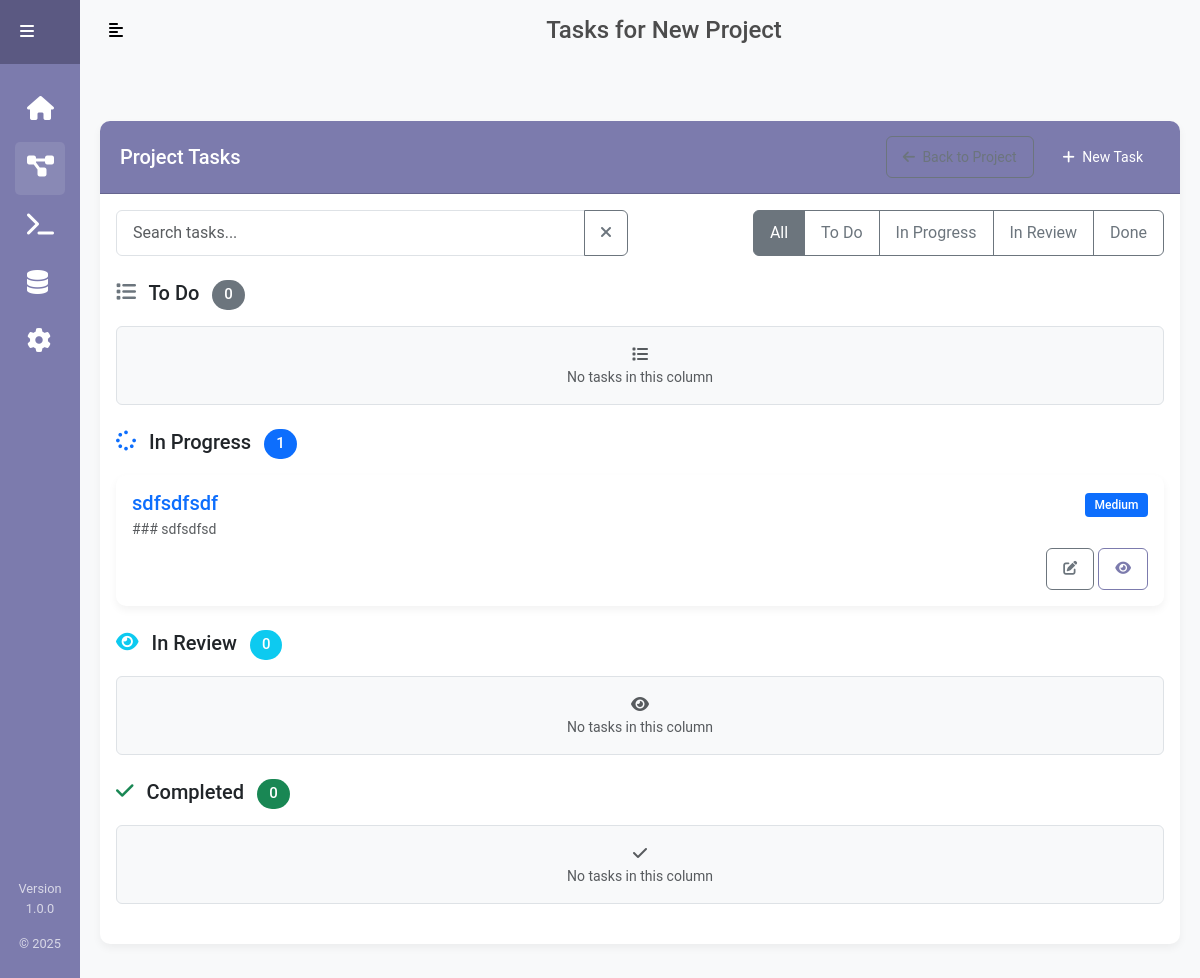
The page /projects/1/tasks on the database its author committed.
### models.py (models this page shows, shortened)
class Project(db.Model):
    __tablename__ = 'projects'
    id = db.Column(db.Integer, primary_key=True)
    name = db.Column(db.String(100), nullable=False)
    description = db.Column(db.Text)
    status = db.Column(db.String(20), default='active')  # active, archived, completed
    created_at = db.Column(db.DateTime, default=datetime.utcnow)
    updated_at = db.Column(db.DateTime, default=datetime.utcnow, onupdate=datetime.utcnow)
    repository_url = db.Column(db.String(255))
    start_date = db.Column(db.Date)
    end_date = db.Column(db.Date)
    tasks = db.relationship('Task', backref='project', lazy=True, cascade="all, delete-orphan")
    servers = db.relationship('ProjectServer', backref='project', lazy=True, cascade="all, delete-orphan")
    databases = db.relationship('ProjectDatabase', backref='project', lazy=True, cascade="all, delete-orphan")

class Task(db.Model):
    __tablename__ = 'tasks'
    id = db.Column(db.Integer, primary_key=True)
    title = db.Column(db.String(100), nullable=False)
    description = db.Column(db.Text)
    status = db.Column(db.String(20), default='todo')  # todo, in_progress, review, done
    priority = db.Column(db.String(20), default='medium')  # low, medium, high, urgent
    due_date = db.Column(db.DateTime)
    created_at = db.Column(db.DateTime, default=datetime.utcnow)
    updated_at = db.Column(db.DateTime, default=datetime.utcnow, onupdate=datetime.utcnow)
    completed_at = db.Column(db.DateTime)
    project_id = db.Column(db.Integer, db.ForeignKey('projects.id'), nullable=False)
    notes = db.relationship('TaskNote', backref='task', lazy=True, cascade="all, delete-orphan")

### app.py (the view)
@app.route('/projects/<int:project_id>/tasks')
def project_tasks(project_id):
    project = Project.query.get_or_404(project_id)
    tasks = Task.query.filter_by(project_id=project_id).all()
    now = datetime.now()
    return render_template('tasks/index.html', project=project, tasks=tasks, now=now)

### src/templates/tasks/index.html (shortened to what this page needs)
{% extends "base.html" %}
{% block page_title %}Tasks for {{ project.name }}{% endblock %}
{% block content %}
<div class="row mt-4">
    <div class="col-12">
        <div class="card">
            <div class="card-header d-flex justify-content-between align-items-center">
                <h5 class="mb-0">Project Tasks</h5>
                <div>
                    <a href="{{ url_for('view_project', project_id=project.id) }}" class="btn btn-outline-secondary btn-sm me-2">
                        <i class="fas fa-arrow-left me-1"></i> Back to Project
                    </a>
                    <a href="{{ url_for('create_task', project_id=project.id) }}" class="btn btn-primary btn-sm">
                        <i class="fas fa-plus me-1"></i> New Task
                    </a>
                </div>
            </div>
            <div class="card-body">
                <div class="row mb-4">
                    <div class="col-md-6">
                        <div class="input-group">
                            <input type="text" class="form-control" id="taskSearch" placeholder="Search tasks...">
                            <button class="btn btn-outline-secondary" type="button" id="clearSearch">
                                <i class="fas fa-times"></i>
                            </button>
                        </div>
                    </div>
                    <div class="col-md-6 d-flex justify-content-md-end mt-3 mt-md-0">
                        <div class="btn-group" role="group">
                            <button type="button" class="btn btn-outline-secondary active" data-filter="all">All</button>
                            <button type="button" class="btn btn-outline-secondary" data-filter="todo">To Do</button>
                            <button type="button" class="btn btn-outline-secondary" data-filter="in_progress">In Progress</button>
                            <button type="button" class="btn btn-outline-secondary" data-filter="review">In Review</button>
                            <button type="button" class="btn btn-outline-secondary" data-filter="done">Done</button>
                        </div>
                    </div>
                </div>
                {% if tasks %}
                <div id="tasks-container">
                    {% for status, label, icon, color in [
                        ('todo', 'To Do', 'list', 'secondary'),
                        ('in_progress', 'In Progress', 'spinner', 'primary'),
                        ('review', 'In Review', 'eye', 'info'),
                        ('done', 'Completed', 'check', 'success')
                    ] %}
                    <div class="task-group mb-4" data-status="{{ status }}">
                        <h5 class="mb-3">
                            <i class="fas fa-{{ icon }} me-2 text-{{ color }}"></i>
                            {{ label }}
                            <span class="badge bg-{{ color }} rounded-pill ms-2">
                                {{ tasks|selectattr('status', 'equalto', status)|list|length }}
                            </span>
                        </h5>
                        <div class="task-list">
                            {% for task in tasks if task.status == status %}
                            <div class="card mb-2 task-card" data-id="{{ task.id }}" data-title="{{ task.title }}" data-status="{{ task.status }}" data-priority="{{ task.priority }}">
                                <div class="card-body">
                                    <div class="d-flex justify-content-between align-items-center">
                                        <h5 class="card-title mb-1">
                                            <a href="{{ url_for('view_task', project_id=project.id, task_id=task.id) }}" class="text-decoration-none">
                                                {{ task.title }}
                                            </a>
                                        </h5>
                                        <div>
                                            {% if task.priority == 'low' %}
                                            <span class="badge bg-success">Low</span>
                                            {% elif task.priority == 'medium' %}
                                            <span class="badge bg-primary">Medium</span>
                                            {% elif task.priority == 'high' %}
                                            <span class="badge bg-warning text-dark">High</span>
                                            {% elif task.priority == 'urgent' %}
                                            <span class="badge bg-danger">Urgent</span>
                                            {% endif %}
                                        </div>
                                    </div>
                                    <p class="card-text text-muted small mb-2">{{ task.description|truncate(100) }}</p>
                                    <div class="d-flex justify-content-between align-items-center">
                                        <div>
                                            <a href="{{ url_for('edit_task', project_id=project.id, task_id=task.id) }}" class="btn btn-sm btn-outline-secondary">
                                                <i class="fas fa-edit"></i>
                                            </a>
                                            <a href="{{ url_for('view_task', project_id=project.id, task_id=task.id) }}" class="btn btn-sm btn-outline-primary">
                                                <i class="fas fa-eye"></i>
                                            </a>
                                        </div>
                                    </div>
                                </div>
                            </div>
                            {% endfor %}
                            {% if tasks|selectattr('status', 'equalto', status)|list|length == 0 %}
                            <div class="text-center p-3 border rounded bg-light">
                                <i class="fas fa-{{ icon }} text-muted"></i>
                                <p class="text-muted small mb-0">No tasks in this column</p>
                            </div>
                            {% endif %}
                        </div>
                    </div>
                    {% endfor %}
                </div>
                {% endif %}
            </div>
        </div>
    </div>
</div>
{% endblock %}

### src/static/css/style.css (style rules this page uses)
:root { --sidebar-width: 250px; --sidebar-width-collapsed: 80px; --primary-color: #7c7bad; --primary-dark: #5b5982; --secondary-color: #f0f0f5; --text-color: #4c4c4c; --danger-color: #dc3545; --success-color: #28a745; --warning-color: #ffc107; --info-color: #17a2b8; --transition-speed: 0.3s; }
body { font-family: 'Roboto', 'Helvetica', sans-serif; background: #f8f9fa; color: var(--text-color); min-height: 100vh; overflow-x: hidden; }
a { text-decoration: none; transition: all var(--transition-speed); }
.card { border: none; border-radius: 10px; box-shadow: 0 4px 8px rgba(0, 0, 0, 0.05); transition: all var(--transition-speed); margin-bottom: 20px; }
.card-header { background-color: var(--primary-color); color: white; border-radius: 10px 10px 0 0 !important; padding: 15px 20px; }
.form-control, .form-select, .btn { border-radius: 6px; padding: 0.6rem 1rem; }
.btn-primary { background-color: var(--primary-color); border-color: var(--primary-color); }
.btn-outline-primary { color: var(--primary-color); border-color: var(--primary-color); }
.badge { padding: 0.5em 0.8em; font-weight: 500; border-radius: 4px; }

### rows shown on the page
Project: name "New Project"
Task: status "in_progress" (drawn), title "sdfsdfsdf", priority "Medium", description "### sdfsdfsd"

### other values the page prints
{{ label }} "To Do" "In Progress" "In Review" "Completed"
{{ tasks|selectattr('status', 'equalto', status)|list|length }} "0" "1" "0" "0"
